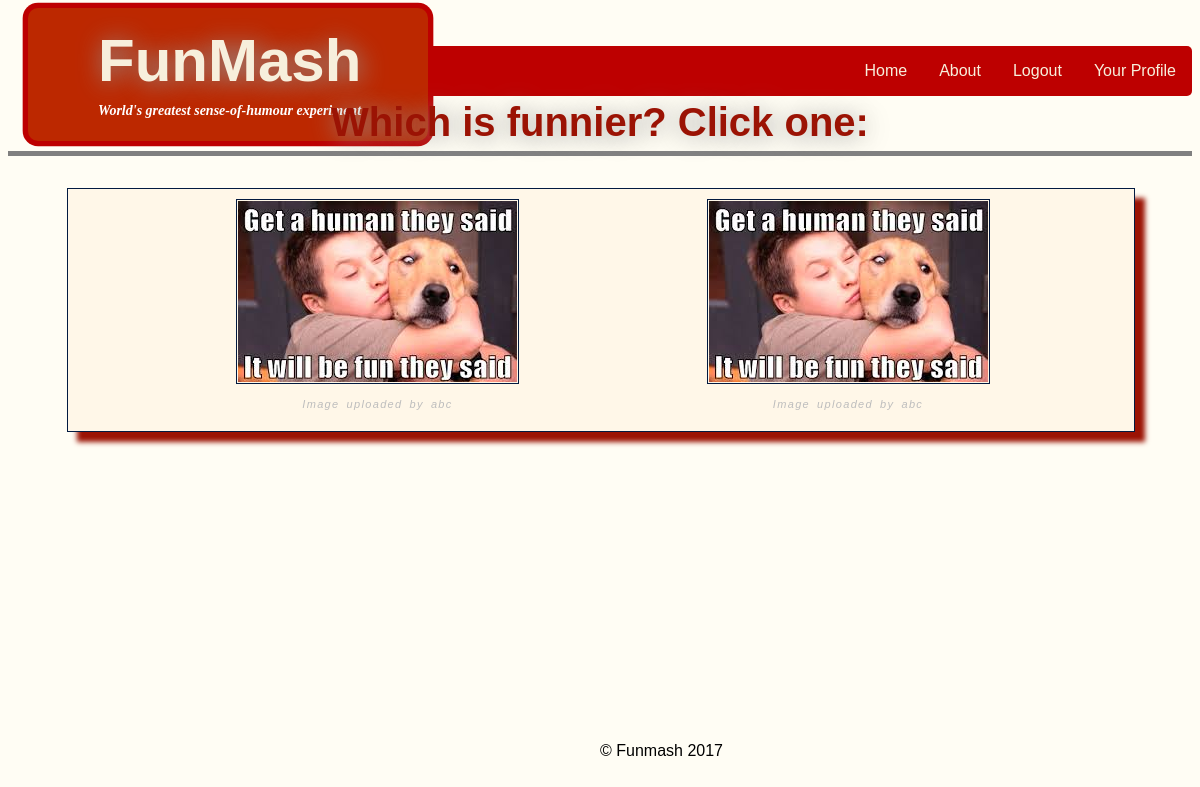
The page / (signed in) on the database its author committed.
### funmash_app/models.py (models this page shows, shortened)
class Image(models.Model):
    name = models.IntegerField(primary_key=True, default="placeholder_name")
    source = models.CharField(max_length=255, default="")
    ranking = models.IntegerField(default=0)
    owner = models.CharField(max_length=255, default = "Nobilitie")

### funmash_app/views.py (the view)
# urls.py: url(r'^$', views.index, name='index'),
def index(request):
    context_dict = {}
    images = Image.objects.all()
    numOfImages = len(images)
    ranNum1 = randint(0, numOfImages-1)
    ranNum2 = randint(0, numOfImages-1)
    while (ranNum2 == ranNum1):
        ranNum2 = randint(0, numOfImages)
    firstImage = images[ranNum1]
    secondImage = images[ranNum2]
    context_dict = {'firstImage': firstImage, 'secondImage': secondImage}
    return render(request, 'funmash_app/index.html', context=context_dict)

### templates/funmash_app/index.html (shortened to what this page needs)
{% extends 'funmash_app/base.html' %}
{% load static %}
{% block styles %}
<link rel="stylesheet" type="text/css" href="{% static 'css/index.css' %}" />
{% endblock %}
{% block body_block %}
	<h1 class="headertext">Which is funnier? Click one:</h1>
	<div id="bothimages">
	<div id="img1div" class="imgdiv">
		<span id="cimg1">
		{% if firstImage %}
			<span id="img1" number="{{ firstImage.name }}">
				<img class="image" src="{{ firstImage.source }}" >
			</span>
		{% else %}
			First image is missing. FixIt!
		{% endif %}
		{% if user.is_authenticated %}
			<p class="ownermsg" id="img1">Image uploaded by {{ firstImage.owner }}</p>
		{% else %}
			<p class="ownermsgfail" id="img1">Log in to see image owner</p>
		{% endif %}
		</span>
	</div>
	<div id="img2div" class="imgdiv">
		<span id="cimg2">
		{%if secondImage %}
			<span id="img2" number="{{ secondImage.name }}">
				<img  class="image" src = "{{ secondImage.source }}" >
			</span>
		{% else %}
			Second image is missing. FixIt!
		{% endif %}
		{% if user.is_authenticated %}
			<p class="ownermsg" id="img2">Image uploaded by {{ firstImage.owner }}</p>
		{% else %}
			<p class="ownermsgfail" id="img2">Log in to see image owner</p>
		{% endif %}
		</span>
	</div>
	</div>
{% endblock %}

### static/css/style.css (style rules this page uses)
body { background-color: #fffdf4; }
h1 { text-shadow: 2px 2px 24px rgba(150, 150, 150, 1); }
.headertext { text-align: center; font-family: Futura, "Trebuchet MS", Arial, sans-serif; font-style: normal; font-variant: normal; color:#9b1304; display: block; text-align: center; padding: 16px; text-decoration: none; margin-top: -80px; font-size: 40px; }
img.image { padding:1px; border:1px solid #021a40; }

### static/css/index.css (style rules this page uses)
div#bothimages { display: table; margin: auto; border-spacing: 10px; border-collapse: separate; overflow: hidden; width: 90%; position: center; text-align: center; background-color: #fff7e8; margin-right: 5%; margin-left: 5%; border:1px solid #021a40; box-shadow: 10px 10px 5px #9b1304; }
div.imgdiv { display:inline-block; width: 45%; height: 90%; vertical-align: middle; }
img.image { max-width: 80%; max-height: 80%; }
#cimg1 { padding-left: 5%; }
#cimg2 { padding-left: 5%; }
p.ownermsg { font-weight:normal; font-style:italic; color:#BDBDBD; letter-spacing:1pt; word-spacing:2pt; font-size:11px; font-family:verdana, sans-serif; line-height:1; }
p#img1 { padding-left: 5%; }
p#img2 { padding-left: 5%; }

### rows shown on the page
Image: source (picture), owner "abc"
Image: source (picture)
